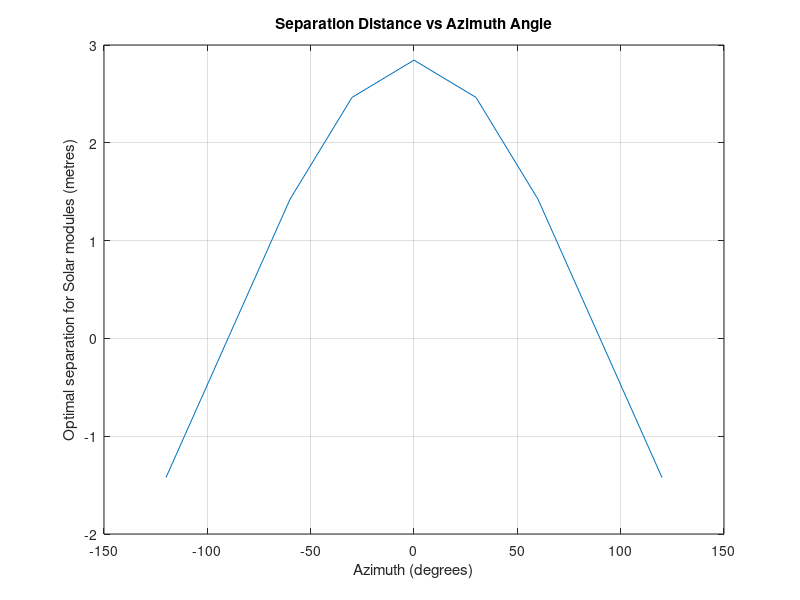

Write the MATLAB code that produced this figure.
%This script aims at woring out the distance apart to place solar modules
%when designing a solar array

% by William Becerra Gonzalez

% Parameters we chos are LenghtOfPannel, tiltAngle and Latitude
lengthOfPannel = 1.956;
tiltAngle = 43.967; % this is the optimal angle in degrees
latitudeAngle = 33.964;
phi = latitudeAngle*(pi/180);


theta = (tiltAngle*pi)/180;
% h is the height of the solar module above ground
h = lengthOfPannel*sin(theta);

 % Sun position angles
azimuth = -120:30:120;  
alpha = 0:10:80; 

% Converting to radians
alpha = alpha*(pi/180); 
azimuth = azimuth*(pi/180);

Lshade = (h*cos(azimuth))/(tan(asin(0.648*cos(phi) - 0.399*sin(phi))));
Distance_Pannels = Lshade*sin(theta);

figure(1)
azimuthDegrees = azimuth*(180/pi);
plot(azimuthDegrees,Distance_Pannels)
title('Separation Distance vs Azimuth Angle')
xlabel('Azimuth (degrees)')
ylabel('Optimal separation for Solar modules (metres)')
grid on;